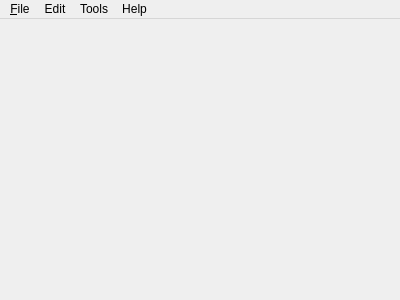
<?xml version="1.0" encoding="UTF-8"?>
<ui version="4.0">
 <class>MainWindow</class>
 <widget class="QMainWindow" name="MainWindow">
  <property name="geometry">
   <rect>
    <x>0</x>
    <y>0</y>
    <width>400</width>
    <height>300</height>
   </rect>
  </property>
  <property name="minimumSize">
   <size>
    <width>400</width>
    <height>300</height>
   </size>
  </property>
  <property name="mouseTracking">
   <bool>true</bool>
  </property>
  <property name="windowTitle">
   <string>EN Player</string>
  </property>
  <widget class="QWidget" name="centralWidget">
   <layout class="QVBoxLayout" name="verticalLayout">
    <property name="spacing">
     <number>0</number>
    </property>
    <property name="leftMargin">
     <number>0</number>
    </property>
    <property name="topMargin">
     <number>0</number>
    </property>
    <property name="rightMargin">
     <number>0</number>
    </property>
    <property name="bottomMargin">
     <number>0</number>
    </property>
    <item>
     <widget class="VlcWidgetVideo" name="videoWidget" native="true">
      <property name="autoFillBackground">
       <bool>true</bool>
      </property>
     </widget>
    </item>
    <item>
     <widget class="ControlPanel" name="controlPanel" native="true">
      <property name="minimumSize">
       <size>
        <width>0</width>
        <height>0</height>
       </size>
      </property>
      <property name="maximumSize">
       <size>
        <width>16777215</width>
        <height>50</height>
       </size>
      </property>
     </widget>
    </item>
   </layout>
  </widget>
  <widget class="QMenuBar" name="menuBar">
   <property name="geometry">
    <rect>
     <x>0</x>
     <y>0</y>
     <width>400</width>
     <height>19</height>
    </rect>
   </property>
   <widget class="QMenu" name="menu_File">
    <property name="title">
     <string>&amp;File</string>
    </property>
    <addaction name="actionOpen"/>
    <addaction name="separator"/>
    <addaction name="actionExit"/>
   </widget>
   <widget class="QMenu" name="menuEdit">
    <property name="title">
     <string>Edit</string>
    </property>
    <addaction name="actionAdd_Subtitles"/>
   </widget>
   <widget class="QMenu" name="menuTools">
    <property name="title">
     <string>Tools</string>
    </property>
    <addaction name="actionOptions"/>
   </widget>
   <widget class="QMenu" name="menuAbout">
    <property name="title">
     <string>Help</string>
    </property>
    <addaction name="actionRead_Me"/>
    <addaction name="separator"/>
    <addaction name="actionAbout"/>
   </widget>
   <addaction name="menu_File"/>
   <addaction name="menuEdit"/>
   <addaction name="menuTools"/>
   <addaction name="menuAbout"/>
  </widget>
  <action name="actionOpen">
   <property name="text">
    <string>&amp;Open ...</string>
   </property>
  </action>
  <action name="actionExit">
   <property name="text">
    <string>&amp;Exit</string>
   </property>
  </action>
  <action name="actionAdd_Subtitles">
   <property name="text">
    <string>&amp;Add Subtitles ...</string>
   </property>
  </action>
  <action name="actionOptions">
   <property name="text">
    <string>Options</string>
   </property>
  </action>
  <action name="actionAbout">
   <property name="text">
    <string>About</string>
   </property>
  </action>
  <action name="actionRead_Me">
   <property name="text">
    <string>&amp;Read Me</string>
   </property>
  </action>
 </widget>
 <layoutdefault spacing="6" margin="11"/>
 <customwidgets>
  <customwidget>
   <class>VlcWidgetVideo</class>
   <extends>QWidget</extends>
   <header>vlc-qt/WidgetVideo.h</header>
   <container>1</container>
  </customwidget>
  <customwidget>
   <class>ControlPanel</class>
   <extends>QWidget</extends>
   <header>controlpanel.h</header>
   <container>1</container>
  </customwidget>
 </customwidgets>
 <resources/>
 <connections/>
</ui>
